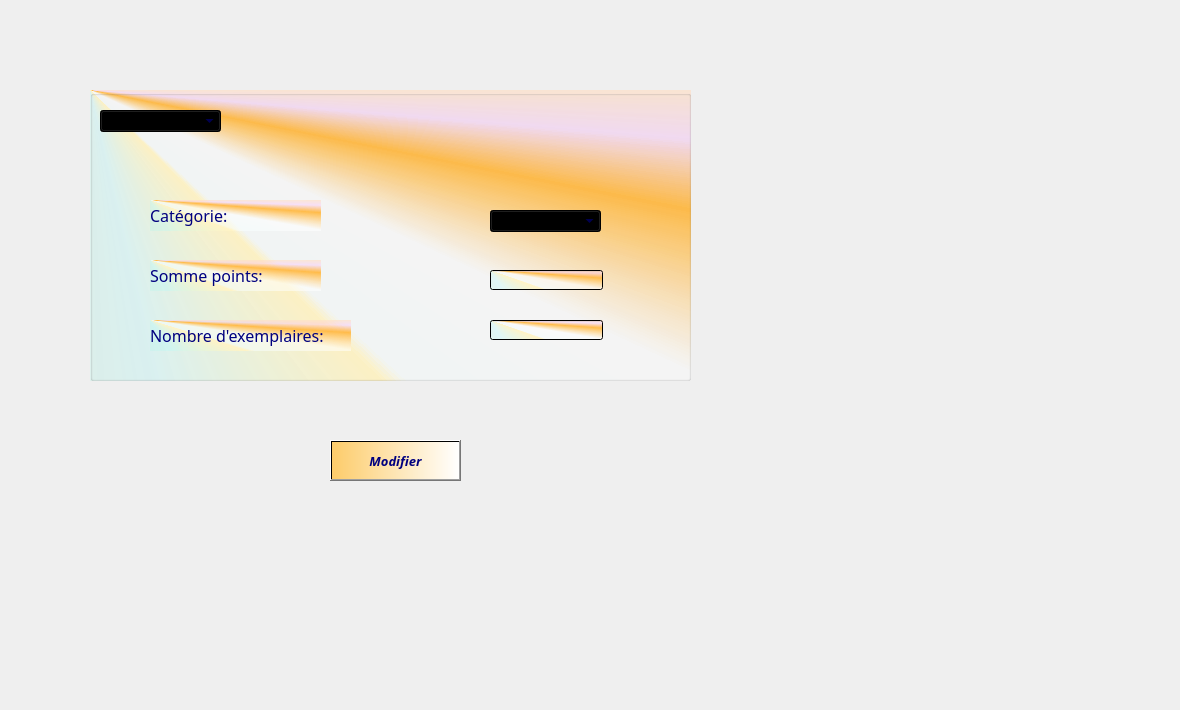
     <widget class="QWidget" name="tab_25">
      <attribute name="title">
       <string>Modifier</string>
      </attribute>
      <widget class="QLabel" name="label_17">
       <property name="geometry">
        <rect>
         <x>-30</x>
         <y>-110</y>
         <width>1171</width>
         <height>701</height>
        </rect>
       </property>
       <property name="text">
        <string/>
       </property>
       <property name="pixmap">
        <pixmap>../../../../images_projets/macaron-4701985_1920.jpg</pixmap>
       </property>
      </widget>
      <widget class="QGroupBox" name="groupBox_modiCa_3">
       <property name="geometry">
        <rect>
         <x>90</x>
         <y>90</y>
         <width>601</width>
         <height>291</height>
        </rect>
       </property>
       <property name="font">
        <font>
         <family>Lucida Calligraphy</family>
         <pointsize>14</pointsize>
         <weight>75</weight>
         <bold>true</bold>
        </font>
       </property>
       <property name="styleSheet">
        <string notr="true">color:rgb(0, 0, 127);

background-color: qconicalgradient(cx:0, cy:0, angle:135, stop:0 rgba(255, 192, 86, 255), stop:0.39196 rgba(170, 255, 255, 69), stop:0.447236 rgba(255, 243, 198, 255), stop:0.452261 rgba(249, 255, 255, 131), stop:0.502513 rgba(255, 255, 255, 130), stop:0.562814 rgba(255, 188, 75, 255), stop:0.59799 rgba(255, 170, 255, 69), stop:0.648241 rgba(255, 235, 182, 255));</string>
       </property>
       <property name="title">
        <string/>
       </property>
       <widget class="QLabel" name="label_somme_modif_3">
        <property name="geometry">
         <rect>
          <x>60</x>
          <y>170</y>
          <width>171</width>
          <height>31</height>
         </rect>
        </property>
        <property name="palette">
         <palette>
          <active>
           <colorrole role="WindowText">
            <brush brushstyle="SolidPattern">
             <color alpha="255">
              <red>0</red>
              <green>0</green>
              <blue>127</blue>
             </color>
            </brush>
           </colorrole>
           <colorrole role="Button">
            <brush brushstyle="ConicalGradientPattern">
             <gradient centralx="0.000000000000000" centraly="0.000000000000000" angle="135.000000000000000" type="ConicalGradient" spread="PadSpread" coordinatemode="ObjectBoundingMode">
              <gradientstop position="0.000000000000000">
               <color alpha="255">
                <red>255</red>
                <green>192</green>
                <blue>86</blue>
               </color>
              </gradientstop>
              <gradientstop position="0.391960000000000">
               <color alpha="69">
                <red>170</red>
                <green>255</green>
                <blue>255</blue>
               </color>
              </gradientstop>
              <gradientstop position="0.447236000000000">
               <color alpha="255">
                <red>255</red>
                <green>243</green>
                <blue>198</blue>
               </color>
              </gradientstop>
              <gradientstop position="0.452261000000000">
               <color alpha="131">
                <red>249</red>
                <green>255</green>
                <blue>255</blue>
               </color>
              </gradientstop>
              <gradientstop position="0.502513000000000">
               <color alpha="130">
                <red>255</red>
                <green>255</green>
                <blue>255</blue>
               </color>
              </gradientstop>
              <gradientstop position="0.562814000000000">
               <color alpha="255">
                <red>255</red>
                <green>188</green>
                <blue>75</blue>
               </color>
              </gradientstop>
              <gradientstop position="0.597990000000000">
               <color alpha="69">
                <red>255</red>
                <green>170</green>
                <blue>255</blue>
               </color>
              </gradientstop>
              <gradientstop position="0.648241000000000">
               <color alpha="255">
                <red>255</red>
                <green>235</green>
                <blue>182</blue>
               </color>
              </gradientstop>
             </gradient>
            </brush>
           </colorrole>
           <colorrole role="Text">
            <brush brushstyle="SolidPattern">
             <color alpha="255">
              <red>0</red>
              <green>0</green>
              <blue>127</blue>
             </color>
            </brush>
           </colorrole>
           <colorrole role="ButtonText">
            <brush brushstyle="SolidPattern">
             <color alpha="255">
              <red>0</red>
              <green>0</green>
              <blue>127</blue>
             </color>
            </brush>
           </colorrole>
           <colorrole role="Base">
            <brush brushstyle="ConicalGradientPattern">
             <gradient centralx="0.000000000000000" centraly="0.000000000000000" angle="135.000000000000000" type="ConicalGradient" spread="PadSpread" coordinatemode="ObjectBoundingMode">
              <gradientstop position="0.000000000000000">
               <color alpha="255">
                <red>255</red>
                <green>192</green>
                <blue>86</blue>
               </color>
              </gradientstop>
              <gradientstop position="0.391960000000000">
               <color alpha="69">
                <red>170</red>
                <green>255</green>
                <blue>255</blue>
               </color>
              </gradientstop>
              <gradientstop position="0.447236000000000">
               <color alpha="255">
                <red>255</red>
                <green>243</green>
                <blue>198</blue>
               </color>
              </gradientstop>
              <gradientstop position="0.452261000000000">
               <color alpha="131">
                <red>249</red>
                <green>255</green>
                <blue>255</blue>
               </color>
              </gradientstop>
              <gradientstop position="0.502513000000000">
               <color alpha="130">
                <red>255</red>
                <green>255</green>
                <blue>255</blue>
               </color>
              </gradientstop>
              <gradientstop position="0.562814000000000">
               <color alpha="255">
                <red>255</red>
                <green>188</green>
                <blue>75</blue>
               </color>
              </gradientstop>
              <gradientstop position="0.597990000000000">
               <color alpha="69">
                <red>255</red>
                <green>170</green>
                <blue>255</blue>
               </color>
              </gradientstop>
              <gradientstop position="0.648241000000000">
               <color alpha="255">
                <red>255</red>
                <green>235</green>
                <blue>182</blue>
               </color>
              </gradientstop>
             </gradient>
            </brush>
           </colorrole>
           <colorrole role="Window">
            <brush brushstyle="ConicalGradientPattern">
             <gradient centralx="0.000000000000000" centraly="0.000000000000000" angle="135.000000000000000" type="ConicalGradient" spread="PadSpread" coordinatemode="ObjectBoundingMode">
              <gradientstop position="0.000000000000000">
               <color alpha="255">
                <red>255</red>
                <green>192</green>
                <blue>86</blue>
               </color>
              </gradientstop>
              <gradientstop position="0.391960000000000">
               <color alpha="69">
                <red>170</red>
                <green>255</green>
                <blue>255</blue>
               </color>
              </gradientstop>
              <gradientstop position="0.447236000000000">
               <color alpha="255">
                <red>255</red>
                <green>243</green>
                <blue>198</blue>
               </color>
              </gradientstop>
              <gradientstop position="0.452261000000000">
               <color alpha="131">
                <red>249</red>
                <green>255</green>
                <blue>255</blue>
               </color>
              </gradientstop>
              <gradientstop position="0.502513000000000">
               <color alpha="130">
                <red>255</red>
                <green>255</green>
                <blue>255</blue>
               </color>
              </gradientstop>
              <gradientstop position="0.562814000000000">
               <color alpha="255">
                <red>255</red>
                <green>188</green>
                <blue>75</blue>
               </color>
              </gradientstop>
              <gradientstop position="0.597990000000000">
               <color alpha="69">
                <red>255</red>
                <green>170</green>
                <blue>255</blue>
               </color>
              </gradientstop>
              <gradientstop position="0.648241000000000">
               <color alpha="255">
                <red>255</red>
                <green>235</green>
                <blue>182</blue>
               </color>
              </gradientstop>
             </gradient>
            </brush>
           </colorrole>
           <colorrole role="PlaceholderText">
            <brush brushstyle="NoBrush">
             <color alpha="128">
              <red>0</red>
              <green>0</green>
              <blue>127</blue>
             </color>
            </brush>
           </colorrole>
          </active>
          <inactive>
           <colorrole role="WindowText">
            <brush brushstyle="SolidPattern">
             <color alpha="255">
              <red>0</red>
              <green>0</green>
              <blue>127</blue>
             </color>
            </brush>
           </colorrole>
           <colorrole role="Button">
            <brush brushstyle="ConicalGradientPattern">
             <gradient centralx="0.000000000000000" centraly="0.000000000000000" angle="135.000000000000000" type="ConicalGradient" spread="PadSpread" coordinatemode="ObjectBoundingMode">
              <gradientstop position="0.000000000000000">
               <color alpha="255">
                <red>255</red>
                <green>192</green>
                <blue>86</blue>
               </color>
              </gradientstop>
              <gradientstop position="0.391960000000000">
               <color alpha="69">
                <red>170</red>
                <green>255</green>
                <blue>255</blue>
               </color>
              </gradientstop>
              <gradientstop position="0.447236000000000">
               <color alpha="255">
                <red>255</red>
                <green>243</green>
                <blue>198</blue>
               </color>
              </gradientstop>
              <gradientstop position="0.452261000000000">
               <color alpha="131">
                <red>249</red>
                <green>255</green>
                <blue>255</blue>
               </color>
              </gradientstop>
              <gradientstop position="0.502513000000000">
               <color alpha="130">
                <red>255</red>
                <green>255</green>
                <blue>255</blue>
               </color>
              </gradientstop>
              <gradientstop position="0.562814000000000">
               <color alpha="255">
                <red>255</red>
                <green>188</green>
                <blue>75</blue>
               </color>
              </gradientstop>
              <gradientstop position="0.597990000000000">
               <color alpha="69">
                <red>255</red>
                <green>170</green>
                <blue>255</blue>
               </color>
              </gradientstop>
              <gradientstop position="0.648241000000000">
               <color alpha="255">
                <red>255</red>
                <green>235</green>
                <blue>182</blue>
               </color>
              </gradientstop>
             </gradient>
            </brush>
           </colorrole>
           <colorrole role="Text">
            <brush brushstyle="SolidPattern">
             <color alpha="255">
              <red>0</red>
              <green>0</green>
              <blue>127</blue>
             </color>
            </brush>
           </colorrole>
           <colorrole role="ButtonText">
            <brush brushstyle="SolidPattern">
             <color alpha="255">
              <red>0</red>
              <green>0</green>
              <blue>127</blue>
             </color>
            </brush>
           </colorrole>
           <colorrole role="Base">
            <brush brushstyle="ConicalGradientPattern">
             <gradient centralx="0.000000000000000" centraly="0.000000000000000" angle="135.000000000000000" type="ConicalGradient" spread="PadSpread" coordinatemode="ObjectBoundingMode">
              <gradientstop position="0.000000000000000">
               <color alpha="255">
                <red>255</red>
                <green>192</green>
                <blue>86</blue>
               </color>
              </gradientstop>
              <gradientstop position="0.391960000000000">
               <color alpha="69">
                <red>170</red>
                <green>255</green>
                <blue>255</blue>
               </color>
              </gradientstop>
              <gradientstop position="0.447236000000000">
               <color alpha="255">
                <red>255</red>
                <green>243</green>
                <blue>198</blue>
               </color>
              </gradientstop>
              <gradientstop position="0.452261000000000">
               <color alpha="131">
                <red>249</red>
                <green>255</green>
                <blue>255</blue>
               </color>
              </gradientstop>
              <gradientstop position="0.502513000000000">
               <color alpha="130">
                <red>255</red>
                <green>255</green>
                <blue>255</blue>
               </color>
              </gradientstop>
              <gradientstop position="0.562814000000000">
               <color alpha="255">
                <red>255</red>
                <green>188</green>
                <blue>75</blue>
               </color>
              </gradientstop>
              <gradientstop position="0.597990000000000">
               <color alpha="69">
                <red>255</red>
                <green>170</green>
                <blue>255</blue>
               </color>
              </gradientstop>
              <gradientstop position="0.648241000000000">
               <color alpha="255">
                <red>255</red>
                <green>235</green>
                <blue>182</blue>
               </color>
              </gradientstop>
             </gradient>
            </brush>
           </colorrole>
           <colorrole role="Window">
            <brush brushstyle="ConicalGradientPattern">
             <gradient centralx="0.000000000000000" centraly="0.000000000000000" angle="135.000000000000000" type="ConicalGradient" spread="PadSpread" coordinatemode="ObjectBoundingMode">
              <gradientstop position="0.000000000000000">
               <color alpha="255">
                <red>255</red>
                <green>192</green>
                <blue>86</blue>
               </color>
              </gradientstop>
              <gradientstop position="0.391960000000000">
               <color alpha="69">
                <red>170</red>
                <green>255</green>
                <blue>255</blue>
               </color>
              </gradientstop>
              <gradientstop position="0.447236000000000">
               <color alpha="255">
                <red>255</red>
                <green>243</green>
                <blue>198</blue>
               </color>
              </gradientstop>
              <gradientstop position="0.452261000000000">
               <color alpha="131">
                <red>249</red>
                <green>255</green>
                <blue>255</blue>
               </color>
              </gradientstop>
              <gradientstop position="0.502513000000000">
               <color alpha="130">
                <red>255</red>
                <green>255</green>
                <blue>255</blue>
               </color>
              </gradientstop>
              <gradientstop position="0.562814000000000">
               <color alpha="255">
                <red>255</red>
                <green>188</green>
                <blue>75</blue>
               </color>
              </gradientstop>
              <gradientstop position="0.597990000000000">
               <color alpha="69">
                <red>255</red>
                <green>170</green>
                <blue>255</blue>
               </color>
              </gradientstop>
              <gradientstop position="0.648241000000000">
               <color alpha="255">
                <red>255</red>
                <green>235</green>
                <blue>182</blue>
               </color>
              </gradientstop>
             </gradient>
            </brush>
           </colorrole>
           <colorrole role="PlaceholderText">
            <brush brushstyle="NoBrush">
             <color alpha="128">
              <red>0</red>
              <green>0</green>
              <blue>127</blue>
             </color>
            </brush>
           </colorrole>
          </inactive>
          <disabled>
           <colorrole role="WindowText">
            <brush brushstyle="SolidPattern">
             <color alpha="255">
              <red>0</red>
              <green>0</green>
              <blue>127</blue>
             </color>
            </brush>
           </colorrole>
           <colorrole role="Button">
            <brush brushstyle="ConicalGradientPattern">
             <gradient centralx="0.000000000000000" centraly="0.000000000000000" angle="135.000000000000000" type="ConicalGradient" spread="PadSpread" coordinatemode="ObjectBoundingMode">
              <gradientstop position="0.000000000000000">
               <color alpha="255">
                <red>255</red>
                <green>192</green>
                <blue>86</blue>
               </color>
              </gradientstop>
              <gradientstop position="0.391960000000000">
               <color alpha="69">
                <red>170</red>
                <green>255</green>
                <blue>255</blue>
               </color>
              </gradientstop>
              <gradientstop position="0.447236000000000">
               <color alpha="255">
                <red>255</red>
                <green>243</green>
                <blue>198</blue>
               </color>
              </gradientstop>
              <gradientstop position="0.452261000000000">
               <color alpha="131">
                <red>249</red>
                <green>255</green>
                <blue>255</blue>
               </color>
              </gradientstop>
              <gradientstop position="0.502513000000000">
               <color alpha="130">
                <red>255</red>
                <green>255</green>
                <blue>255</blue>
               </color>
              </gradientstop>
              <gradientstop position="0.562814000000000">
               <color alpha="255">
                <red>255</red>
                <green>188</green>
                <blue>75</blue>
               </color>
              </gradientstop>
              <gradientstop position="0.597990000000000">
               <color alpha="69">
                <red>255</red>
                <green>170</green>
                <blue>255</blue>
               </color>
              </gradientstop>
              <gradientstop position="0.648241000000000">
               <color alpha="255">
                <red>255</red>
                <green>235</green>
                <blue>182</blue>
               </color>
              </gradientstop>
             </gradient>
            </brush>
           </colorrole>
           <colorrole role="Text">
            <brush brushstyle="SolidPattern">
             <color alpha="255">
              <red>0</red>
              <green>0</green>
              <blue>127</blue>
             </color>
            </brush>
           </colorrole>
           <colorrole role="ButtonText">
            <brush brushstyle="SolidPattern">
             <color alpha="255">
              <red>0</red>
              <green>0</green>
              <blue>127</blue>
             </color>
            </brush>
           </colorrole>
           <colorrole role="Base">
            <brush brushstyle="ConicalGradientPattern">
             <gradient centralx="0.000000000000000" centraly="0.000000000000000" angle="135.000000000000000" type="ConicalGradient" spread="PadSpread" coordinatemode="ObjectBoundingMode">
              <gradientstop position="0.000000000000000">
               <color alpha="255">
                <red>255</red>
                <green>192</green>
                <blue>86</blue>
               </color>
              </gradientstop>
              <gradientstop position="0.391960000000000">
               <color alpha="69">
                <red>170</red>
                <green>255</green>
                <blue>255</blue>
               </color>
              </gradientstop>
              <gradientstop position="0.447236000000000">
               <color alpha="255">
                <red>255</red>
                <green>243</green>
                <blue>198</blue>
               </color>
              </gradientstop>
              <gradientstop position="0.452261000000000">
               <color alpha="131">
                <red>249</red>
                <green>255</green>
                <blue>255</blue>
               </color>
              </gradientstop>
              <gradientstop position="0.502513000000000">
               <color alpha="130">
                <red>255</red>
                <green>255</green>
                <blue>255</blue>
               </color>
              </gradientstop>
              <gradientstop position="0.562814000000000">
               <color alpha="255">
                <red>255</red>
                <green>188</green>
                <blue>75</blue>
               </color>
              </gradientstop>
              <gradientstop position="0.597990000000000">
               <color alpha="69">
                <red>255</red>
                <green>170</green>
                <blue>255</blue>
               </color>
              </gradientstop>
              <gradientstop position="0.648241000000000">
               <color alpha="255">
                <red>255</red>
                <green>235</green>
                <blue>182</blue>
               </color>
              </gradientstop>
             </gradient>
            </brush>
           </colorrole>
           <colorrole role="Window">
            <brush brushstyle="ConicalGradientPattern">
             <gradient centralx="0.000000000000000" centraly="0.000000000000000" angle="135.000000000000000" type="ConicalGradient" spread="PadSpread" coordinatemode="ObjectBoundingMode">
              <gradientstop position="0.000000000000000">
               <color alpha="255">
                <red>255</red>
                <green>192</green>
                <blue>86</blue>
               </color>
              </gradientstop>
              <gradientstop position="0.391960000000000">
               <color alpha="69">
                <red>170</red>
                <green>255</green>
                <blue>255</blue>
               </color>
              </gradientstop>
              <gradientstop position="0.447236000000000">
               <color alpha="255">
                <red>255</red>
                <green>243</green>
                <blue>198</blue>
               </color>
              </gradientstop>
              <gradientstop position="0.452261000000000">
               <color alpha="131">
                <red>249</red>
                <green>255</green>
                <blue>255</blue>
               </color>
              </gradientstop>
              <gradientstop position="0.502513000000000">
               <color alpha="130">
                <red>255</red>
                <green>255</green>
                <blue>255</blue>
               </color>
              </gradientstop>
              <gradientstop position="0.562814000000000">
               <color alpha="255">
                <red>255</red>
                <green>188</green>
                <blue>75</blue>
               </color>
              </gradientstop>
              <gradientstop position="0.597990000000000">
               <color alpha="69">
                <red>255</red>
                <green>170</green>
                <blue>255</blue>
               </color>
              </gradientstop>
              <gradientstop position="0.648241000000000">
               <color alpha="255">
                <red>255</red>
                <green>235</green>
                <blue>182</blue>
               </color>
              </gradientstop>
             </gradient>
            </brush>
           </colorrole>
           <colorrole role="PlaceholderText">
            <brush brushstyle="NoBrush">
             <color alpha="128">
              <red>0</red>
              <green>0</green>
              <blue>127</blue>
             </color>
            </brush>
           </colorrole>
          </disabled>
         </palette>
        </property>
        <property name="font">
         <font>
          <family>Lucida Calligraphy</family>
          <pointsize>12</pointsize>
         </font>
        </property>
        <property name="text">
         <string>Somme points:</string>
        </property>
       </widget>
       <widget class="QLabel" name="label_exp_modif_3">
        <property name="geometry">
         <rect>
          <x>60</x>
          <y>230</y>
          <width>201</width>
          <height>31</height>
         </rect>
        </property>
        <property name="font">
         <font>
          <family>Lucida Calligraphy</family>
          <pointsize>12</pointsize>
         </font>
        </property>
        <property name="text">
         <string>Nombre d'exemplaires:</string>
        </property>
       </widget>
       <widget class="QLabel" name="label_cate_modif_3">
        <property name="geometry">
         <rect>
          <x>60</x>
          <y>110</y>
          <width>171</width>
          <height>31</height>
         </rect>
        </property>
        <property name="font">
         <font>
          <family>Lucida Calligraphy</family>
          <pointsize>12</pointsize>
         </font>
        </property>
        <property name="text">
         <string>Catégorie:</string>
        </property>
       </widget>
       <widget class="QComboBox" name="comboBox_Cadeau_3">
        <property name="geometry">
         <rect>
          <x>10</x>
          <y>20</y>
          <width>121</width>
          <height>22</height>
         </rect>
        </property>
       </widget>
       <widget class="QComboBox" name="comboBox_5">
        <property name="geometry">
         <rect>
          <x>400</x>
          <y>120</y>
          <width>111</width>
          <height>22</height>
         </rect>
        </property>
       </widget>
       <widget class="QLineEdit" name="lineEdit_11">
        <property name="geometry">
         <rect>
          <x>400</x>
          <y>180</y>
          <width>113</width>
          <height>20</height>
         </rect>
        </property>
       </widget>
       <widget class="QLineEdit" name="lineEdit_12">
        <property name="geometry">
         <rect>
          <x>400</x>
          <y>230</y>
          <width>113</width>
          <height>20</height>
         </rect>
        </property>
       </widget>
      </widget>
      <widget class="QPushButton" name="pushButton_modifCa_3">
       <property name="geometry">
        <rect>
         <x>330</x>
         <y>440</y>
         <width>131</width>
         <height>41</height>
        </rect>
       </property>
       <property name="font">
        <font>
         <family>Lucida Calligraphy</family>
         <pointsize>10</pointsize>
         <weight>75</weight>
         <italic>true</italic>
         <bold>true</bold>
         <underline>false</underline>
         <strikeout>false</strikeout>
        </font>
       </property>
       <property name="styleSheet">
        <string notr="true">background-color: qlineargradient(spread:pad, x1:0, y1:0, x2:1, y2:0, stop:0 rgba(253, 204, 106, 255), stop:1 rgba(255, 255, 255, 255));
color: rgb(0, 0, 127);
</string>
       </property>
       <property name="text">
        <string>Modifier</string>
       </property>
       <property name="icon">
        <iconset>
         <normaloff>../../../../images_projets/modifier.png</normaloff>../../../../images_projets/modifier.png</iconset>
       </property>
       <property name="iconSize">
        <size>
         <width>30</width>
         <height>50</height>
        </size>
       </property>
       <property name="checkable">
        <bool>false</bool>
       </property>
       <property name="autoRepeatDelay">
        <number>303</number>
       </property>
      </widget>
     </widget>
